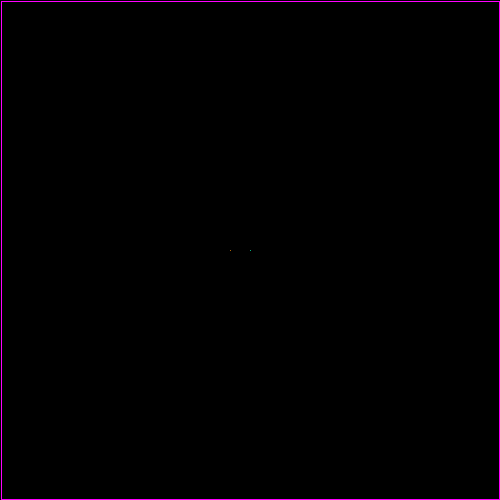
Frame 1 (no input)
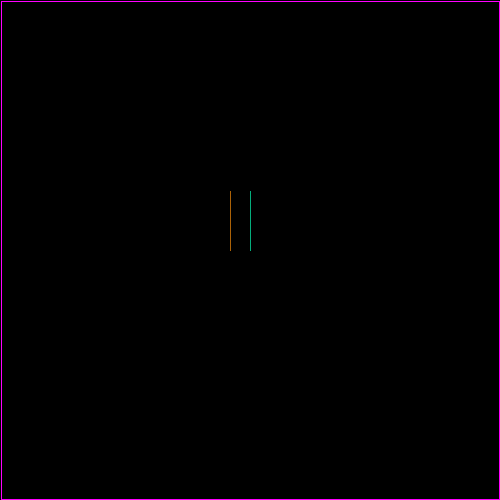
Frame 60 (the mouse pressed at the canvas centre just before this capture)
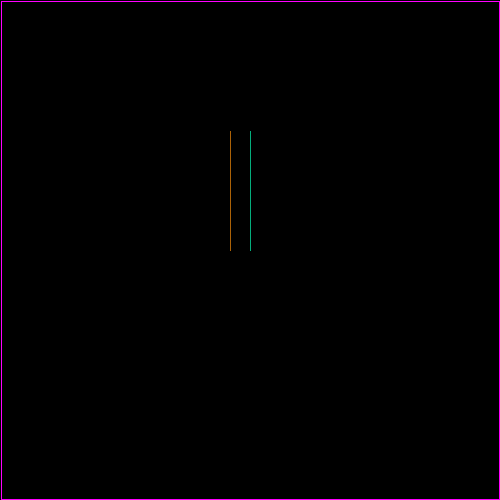
Frame 120 (the mouse held since frame 60 and released just before this capture)

The Processing sketch that drew these frames (run headless with seeded random() and noise(); from frame 60 on, the mouse is pressed at the canvas centre):

// Processing sketch: processing_77810
// ── processing_77810.pde

//Stephanie Wong mods;15-15 TRON
int x=250;
int y=250;
int direction=UP;
int compx=230;
int compy=250;
int compdirection=UP;
boolean gameOver=false;
void setup()
{
  size(500, 500);
  background(0);
  noFill();
  stroke(255, 0, 255);
  quad(1, 1, 1, 499, 499, 499, 499, 1);
}
void draw()
{
  if (gameOver==true)
  {
    textSize(80);
    text("GAME OVER!!!", 0, 250);
  }
  else
  {
    human();
    computer();
  }
}
  void human()
  {
    if (get(x, y) !=color(0))
    {
      gameOver=true;
    }
    stroke(5, 245, 175);
    point(x, y);
    if (direction==RIGHT)
    {
      x++;
    }
    if (direction==LEFT)
    {
      x--;
    }
    if (direction==DOWN)
    {
      y++;
    }
    if (direction==UP)
    {
      y--;
    }
  }
  void keyPressed()
  {
    if (key=='a')
    {
      direction=LEFT;
    }
    if (key=='d')
    {
      direction=RIGHT;
    }
    if (key=='w')
    {
      direction=UP;
    }
    if (key=='s')
    {
      direction=DOWN;
    }
  }
  void computer()
  {
    if (get(compx, compy) !=color(0))
    {
      gameOver=true;
    }
    stroke(242, 138, 10);
    point(compx, compy);
    if (compdirection==RIGHT)
    {
      compx++;
      if (get(compx+1, compy)!= color(0))
      {
        compdirection=DOWN;
      }
    }
    else if (compdirection==LEFT)
    {
      compx--;
      if (get(compx-1, compy)!= color(0))
      {
        compdirection=UP;
      }
    }
    else if (compdirection==DOWN)
    {
      compy++;
      if (get(compx, compy+1)!= color(0))
      {
        compdirection=LEFT;
      }
    }
    else  if (compdirection==UP)
    {
      compy--;
      if (get(compx, compy-1)!= color(0))
      {
        compdirection=RIGHT;
      }
    }
  }
